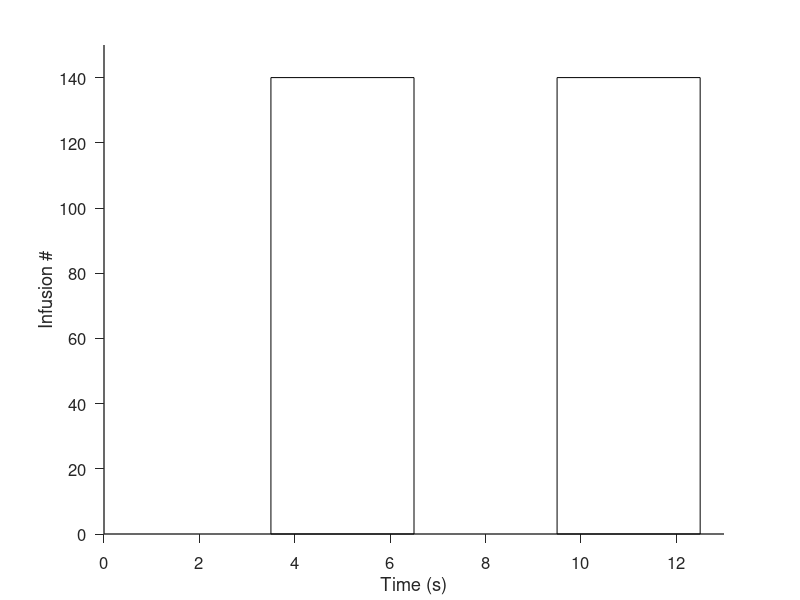
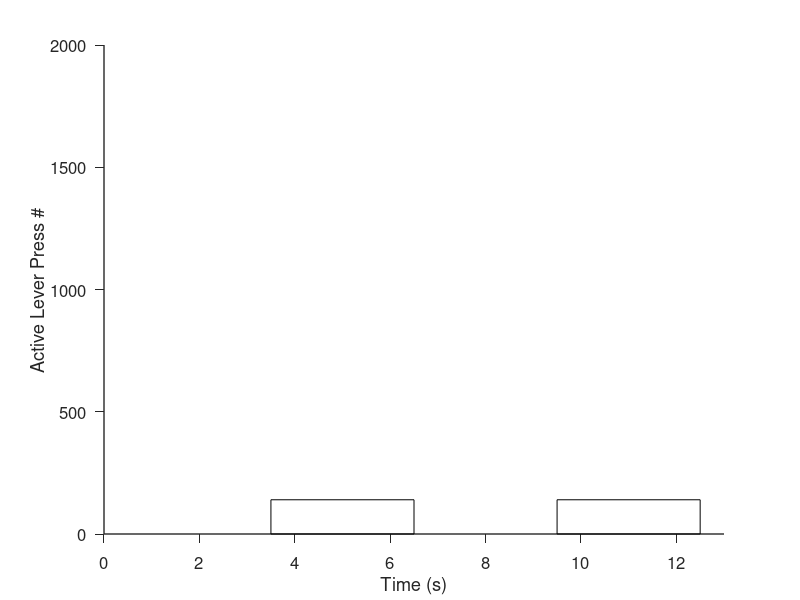
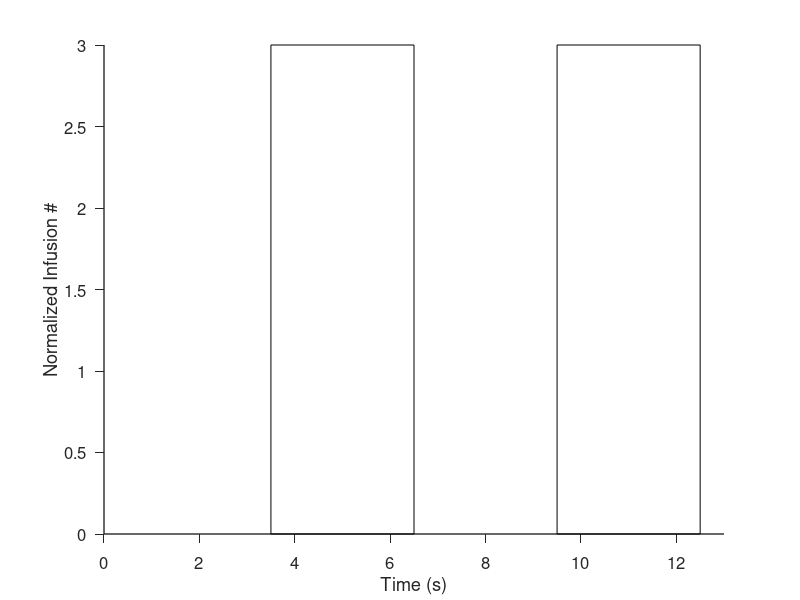
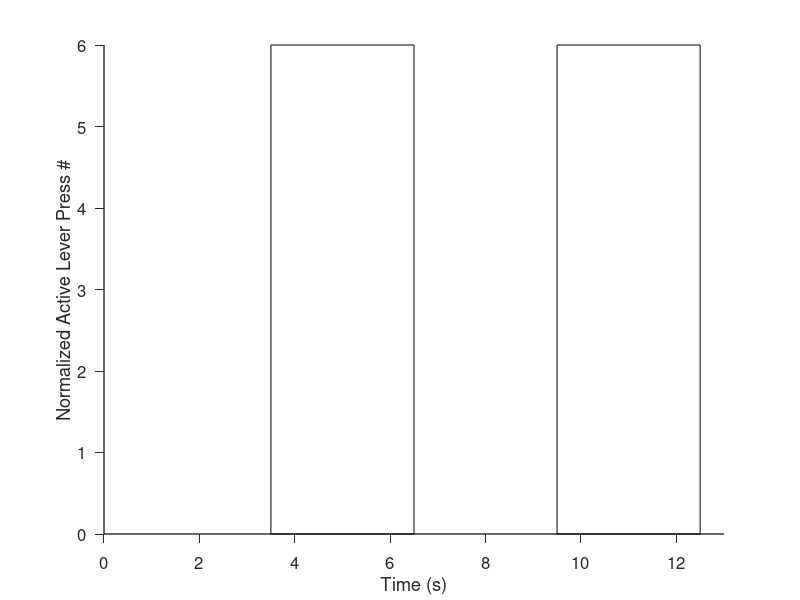

Write the MATLAB code that produced these figures, in order.
figure;
directory = pwd;
files = dir([pwd, '\*.mat']);
data = [];
for i = 1:length(files)
    data{i} = load(files(i).name);
end
%%
figure;
for i = 1:length(data)
    h = plot(data{i}.summarydata.Reward, '-o');
    hold on
    set(h, 'LineWidth', 1)
    set(h, 'MarkerFaceColor', 'w')
    ylabel('Infusion #')

    box off
end
xlabel('Time (s)', 'FontSize', 12)
ylabel('Infusion #')
% set(gca, 'XTickDir', 'out')
box off
box off
set(gca,'TickDir','out')
set(gca,'fontsize',12)
set(gca,'TickLengt', [0.015 0.015]);
set(gca, 'LineWidth',1)
set(gcf,'position',[100,100,400,400])
ylim([0, 150])
rectangle('Position', [3.5, 0, 3, 140])
rectangle('Position', [9.5, 0, 3, 140])
xlim([0, 13])



%%
figure;
for i = 1:length(data)
    h = plot(data{i}.summarydata.activeLeverPress, '-o');
    hold on
    set(h, 'LineWidth', 1)
    set(h, 'MarkerFaceColor', 'w')
    box off
end
xlabel('Time (s)', 'FontSize', 12)
ylabel('Active Lever Press #')
% set(gca, 'XTickDir', 'out')
box off
box off
set(gca,'TickDir','out')
set(gca,'fontsize',12)
set(gca,'TickLengt', [0.015 0.015]);
set(gca, 'LineWidth',1)
set(gcf,'position',[100,100,400,400])
ylim([0, 2000])
rectangle('Position', [3.5, 0, 3, 140])
rectangle('Position', [9.5, 0, 3, 140])
xlim([0, 13])

%% normalize the response
%%
figure;
for i = 1:length(data)
    h = plot(data{i}.summarydata.Reward/mean(data{i}.summarydata.Reward(1:3)), '-o');
    hold on
    set(h, 'LineWidth', 1)
    set(h, 'MarkerFaceColor', 'w')
    ylabel('Infusion #')

    box off
end
xlabel('Time (s)', 'FontSize', 12)
ylabel('Normalized Infusion #')
% set(gca, 'XTickDir', 'out')
box off
box off
set(gca,'TickDir','out')
set(gca,'fontsize',12)
set(gca,'TickLengt', [0.015 0.015]);
set(gca, 'LineWidth',1)
set(gcf,'position',[100,100,400,400])
ylim([0, 3])
rectangle('Position', [3.5, 0, 3, 3])
rectangle('Position', [9.5, 0, 3, 3])
xlim([0, 13])

%%
%%
figure;
for i = 1:length(data)
    h = plot(data{i}.summarydata.activeLeverPress/mean(data{i}.summarydata.activeLeverPress(1:3)), '-o');
    hold on
    set(h, 'LineWidth', 1)
    set(h, 'MarkerFaceColor', 'w')
    box off
end
xlabel('Time (s)', 'FontSize', 12)
ylabel('Normalized Active Lever Press #')
% set(gca, 'XTickDir', 'out')
box off
box off
set(gca,'TickDir','out')
set(gca,'fontsize',12)
set(gca,'TickLengt', [0.015 0.015]);
set(gca, 'LineWidth',1)
set(gcf,'position',[100,100,400,400])
ylim([0, 6])
rectangle('Position', [3.5, 0, 3, 6])
rectangle('Position', [9.5, 0, 3, 6])
xlim([0, 13])

%% average 
figure;
for i = 1:length(data)
    average_val =[];
    for j = 0:3
        average_val(j+1) = mean(data{i}.summarydata.activeLeverPress((3*j + 1):(3*j + 3)));
    end
    h = plot(average_val, '-o');
    hold on
    set(h, 'LineWidth', 1)
    set(h, 'MarkerFaceColor', 'w')
    ylabel('Infusion #')

    box off
    
end
xlabel('Time (s)', 'FontSize', 12)
ylabel('Normalized Infusion #')
% set(gca, 'XTickDir', 'out')
box off
box off
set(gca,'TickDir','out')
set(gca,'fontsize',12)
set(gca,'TickLengt', [0.015 0.015]);
set(gca, 'LineWidth',1)
set(gcf,'position',[100,100,400,400])
ylim([0, 150])
rectangle('Position', [1.5, 0, 1, 140])
rectangle('Position', [3.5, 0, 1, 140])
xlim([0, 5])
